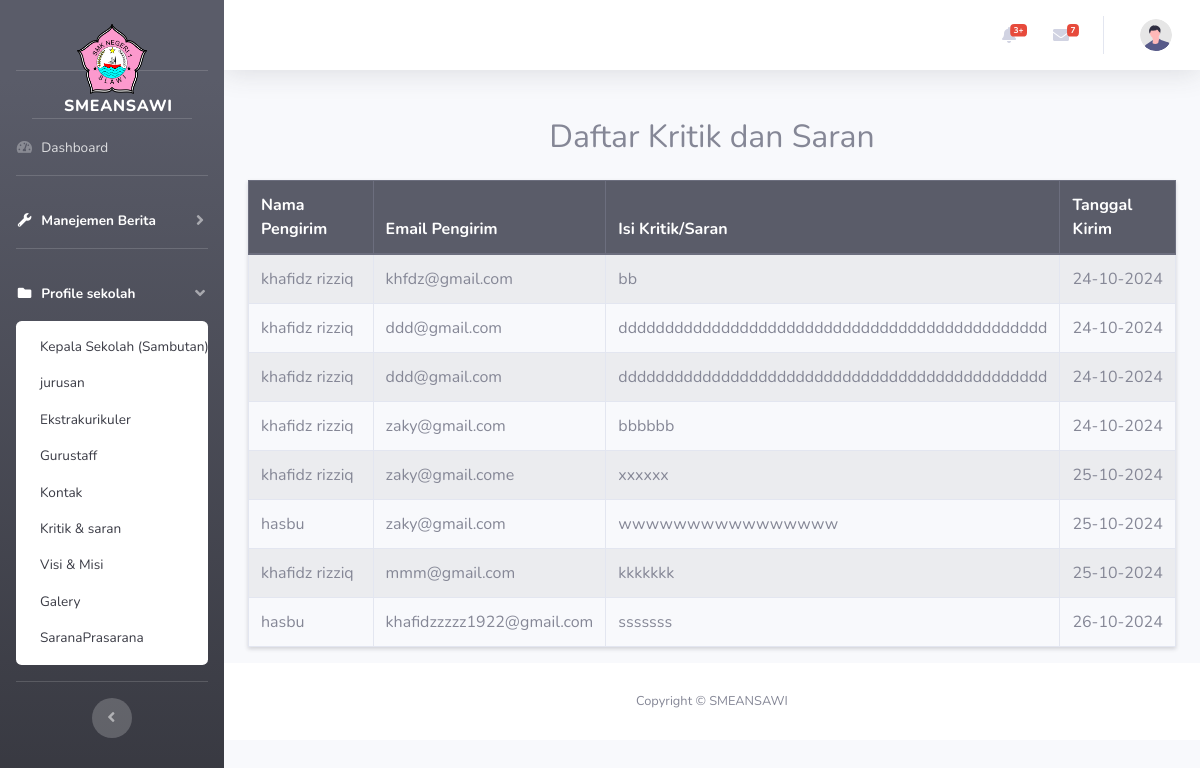
/index.php/kritiksaran/list, run on an earlier commit of the app's database.
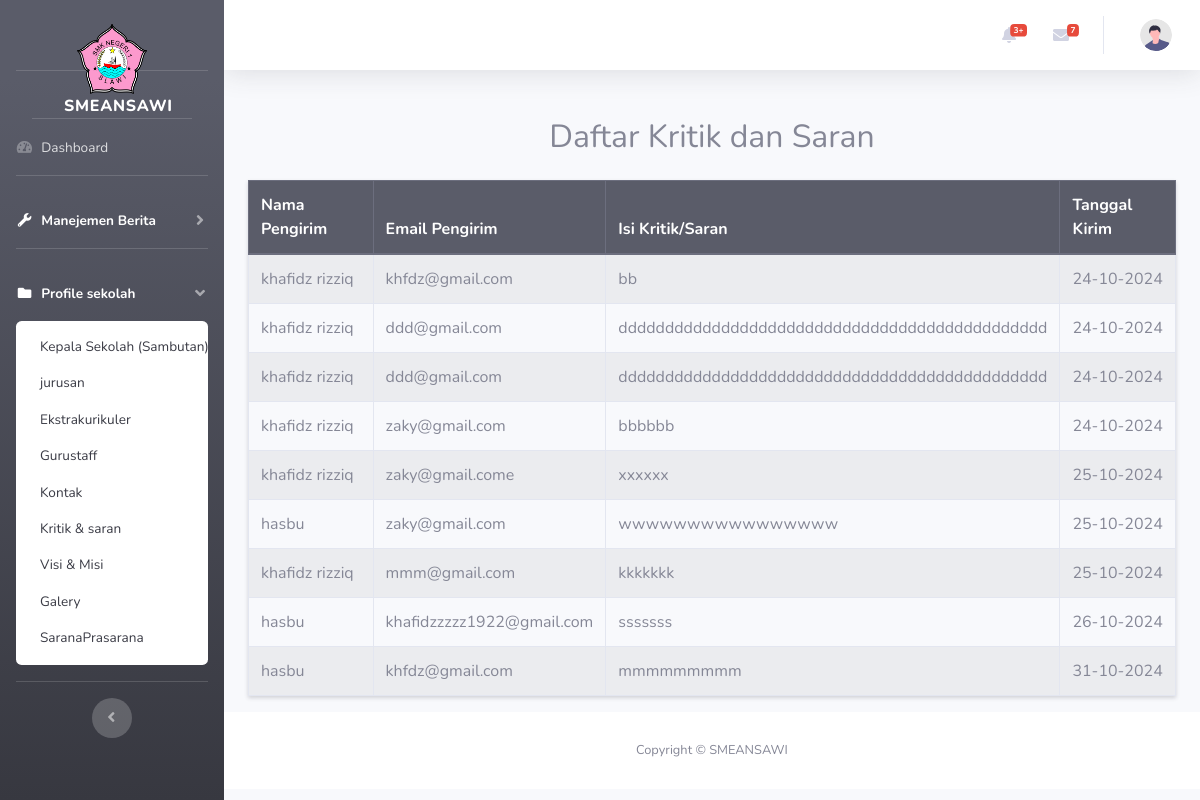
And on a later commit of the database.
### tables this page shows
CREATE TABLE `kritiksaran` (
  `id` int NOT NULL,
  `nama_pengirim` varchar(100) NOT NULL,
  `email_pengirim` varchar(100) NOT NULL,
  `isi_kritik_saran` text NOT NULL,
  `tanggal_kirim` datetime DEFAULT CURRENT_TIMESTAMP,
  `status` varchar(50) DEFAULT NULL,
  `user_id` int DEFAULT NULL
);

### application/controllers/Kritiksaran.php (called while the page is built, shortened)
<?php
class Kritiksaran extends CI_Controller
{
    public function __construct()
    {
        $this->load->model('Kritiksaran_model');
    }
    public function list()
    {
        $data['kritiksaran'] = $this->Kritiksaran_model->get_all();
        $this->load->view('admin/header');
        $this->load->view('admin/sidebar');
        $this->load->view('admin/kritiksaran_list', $data);
        $this->load->view('admin/footer');
    }
}

### index.php (called while the page is built, shortened)
<?php
require_once BASEPATH.'core/CodeIgniter.php';

### application/models/Kritiksaran_model.php (called while the page is built, shortened)
<?php
class Kritiksaran_model extends CI_Model
{
    protected $table = 'kritiksaran';
    public function get_all()
    {
        $query = $this->db->get($this->table);
        return $query->result();
    }
}

### application/views/admin/kritiksaran_list.php (the view, shortened to what this page needs)
<div class="container mt-5">
    <h2 class="text-center mb-4">Daftar Kritik dan Saran</h2>
    <table class="table table-striped table-bordered shadow-sm">
        <thead class="thead-dark">
            <tr>
                <th>Nama Pengirim</th>
                <th>Email Pengirim</th>
                <th>Isi Kritik/Saran</th>
                <th>Tanggal Kirim</th>
            </tr>
        </thead>
        <tbody>
            <?php if (!empty($kritiksaran)): ?>
                <?php foreach ($kritiksaran as $ks): ?>
                    <tr>
                        <td><?php echo htmlspecialchars($ks->nama_pengirim); ?></td>
                        <td><?php echo htmlspecialchars($ks->email_pengirim); ?></td>
                        <td><?php echo nl2br(htmlspecialchars($ks->isi_kritik_saran)); ?></td>
                        <td><?php echo date('d-m-Y', strtotime($ks->tanggal_kirim)); ?></td>
                    </tr>
                <?php endforeach; ?>
            <?php else: ?>
                <tr>
                    <td colspan="4" class="text-center text-muted">Tidak ada kritik dan saran yang ditemukan.</td>
                </tr>
            <?php endif; ?>
        </tbody>
    </table>
</div>

What changed in the data, as far as the page shows it:
added kritiksaran: nama_pengirim "hasbu", email_pengirim "khfdz@gmail.com", isi_kritik_saran "mmmmmmmmm", tanggal_kirim "31-10-2024"
